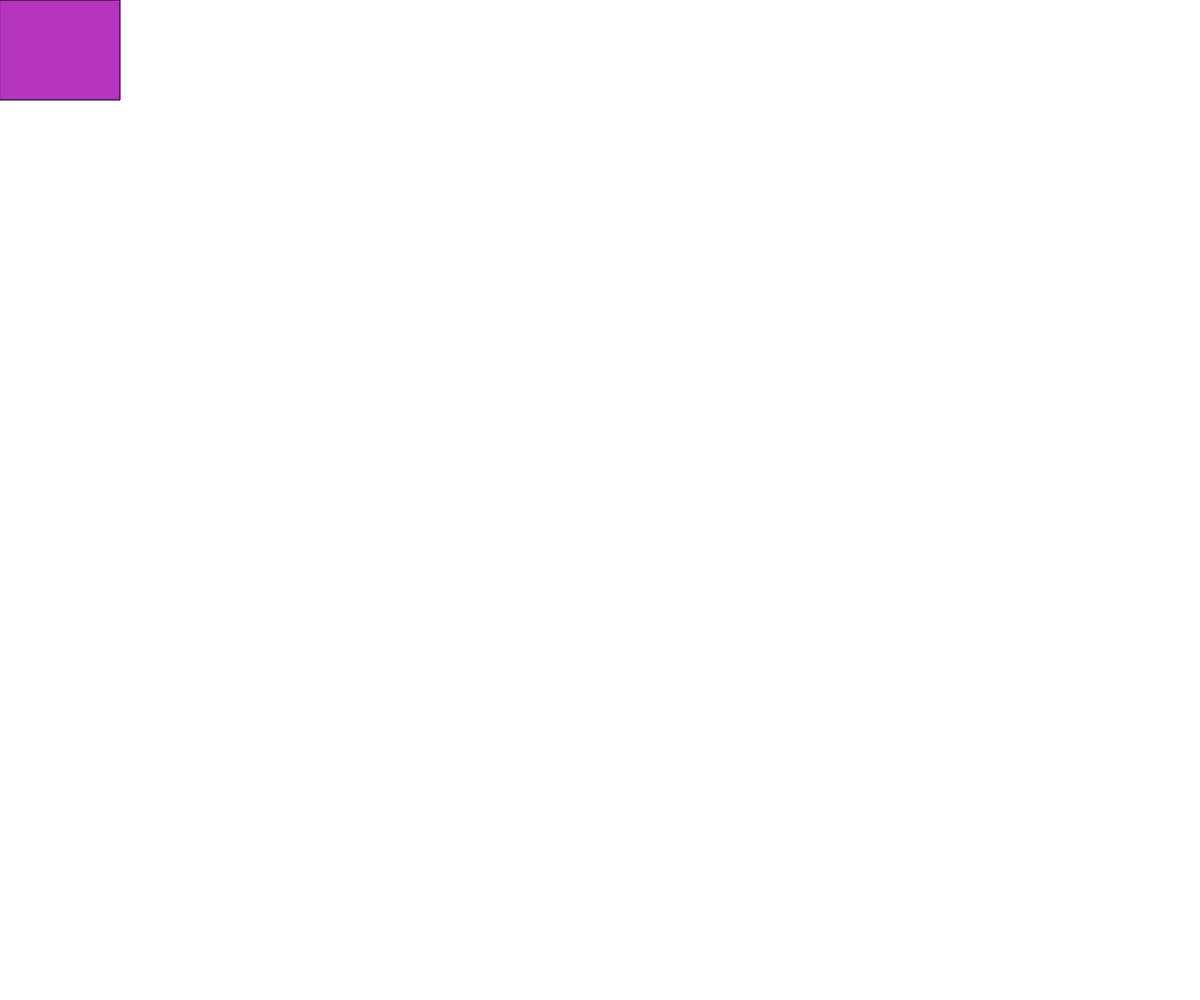
Frame 1 (no input)
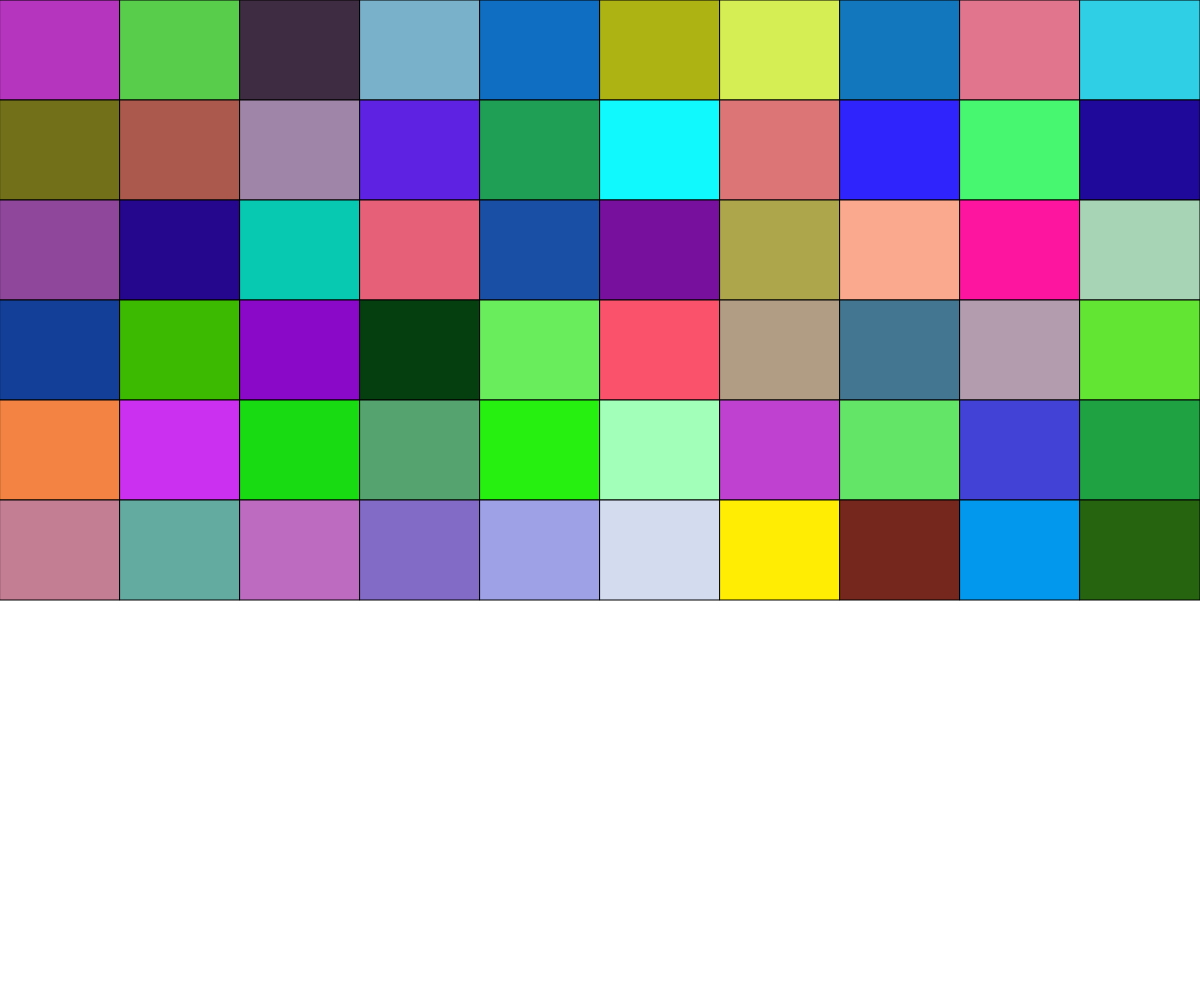
Frame 60 (no input)
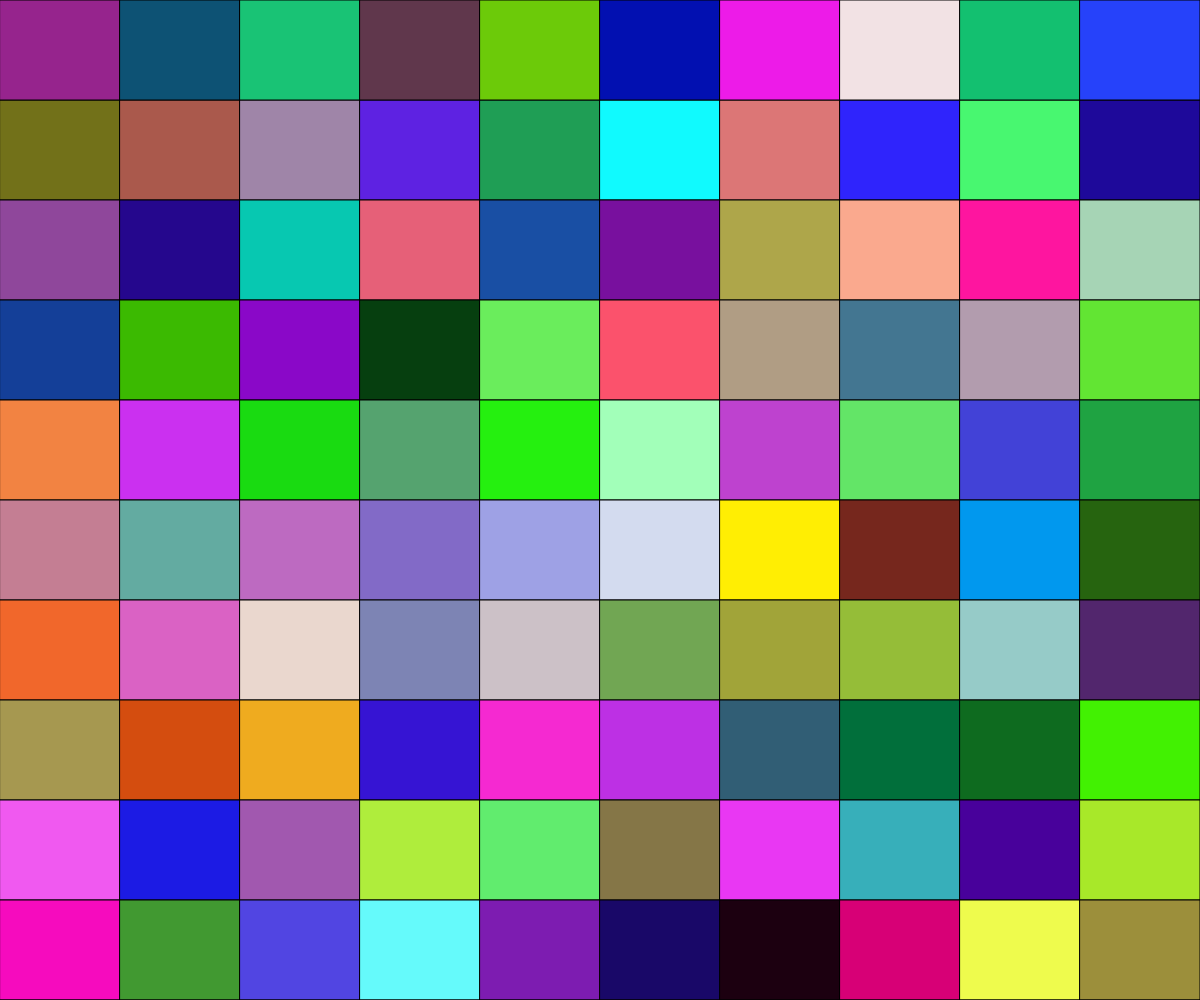
Frame 120 (the mouse pressed at the canvas centre since frame 60)

The p5.js sketch that drew these frames (run headless with seeded random() and noise() and a simulated clock; from frame 60 on, the mouse is pressed at the canvas centre):

// p5.js sketch
// ── sketch.js
// https://editor.p5js.org/jht9629-nyu/sketches/cF7bKPNCD
// pattern animation random shape copy

let x;
let y;
let w;
let h;

function setup() {
  // size canvas to accommodate mobile window
  createCanvas(windowWidth, windowHeight);
  x = 0;
  y = 0;
  w = width / 10;
  h = height / 10;
  // frameRate(1);
}

function draw() {
  // background(220);  // TRY enabling

  // drawShape();
  drawShapeRect();
  
  x = x + w;
  if (x >= width) {
    x = 0;
    y = y + h;
    if (y > height) {
      y = 0;
    }
  }
}

function drawShape() {
  ellipse(x, y, w, h);
}

function drawShapeRect() {
  let r = random(255);
  let g = random(255);
  let b = random(255);
  let a = 255;  // Alpha - TRY other values 0 to 255
  fill(r, g, b, a);
  rect(x, y, w, h);
}

// https://editor.p5js.org/jht9629-nyu/sketches/Xha1utfMM
// pattern animation random colors

// https://editor.p5js.org/jht9629-nyu/sketches/V9VkSG296
// pattern animation random shape
